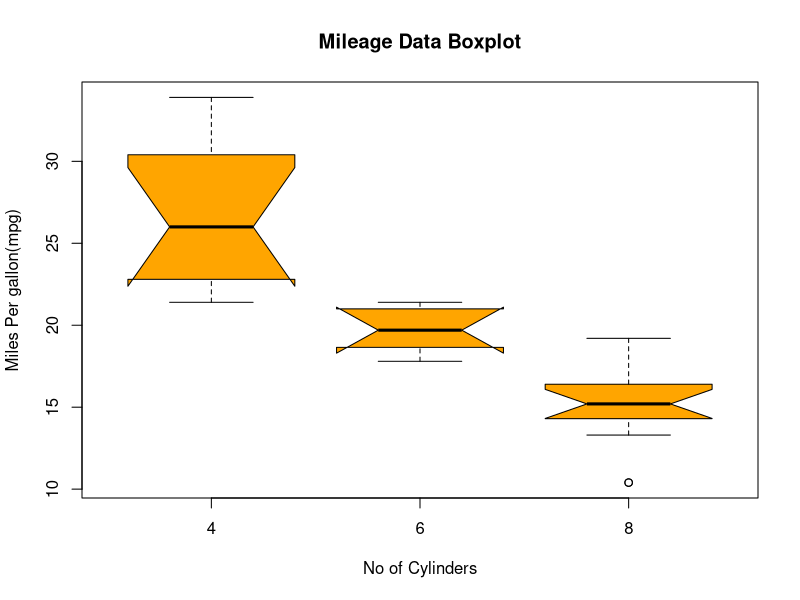

Source code (R):
# Create BoxPlot Chart

head(mtcars)

boxplot(mpg ~ cyl ,data = mtcars,
        main="Mileage Data Boxplot",
        ylab="Miles Per gallon(mpg)",
        xlab="No of Cylinders",
        col="orange",
        notch=TRUE
)
